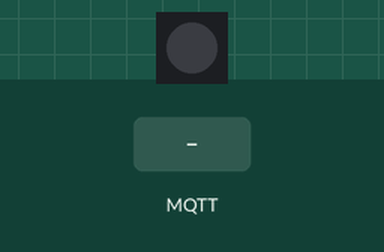
The sketch below on a simulated ESP32. Parts: 1 RGB LEDs in strip order, left to right. The test bench sets the inputs (shaded band). Dim RGB values are drawn brighter than linear; WiFi joins after 1.5 s; servers stay silent unless stated; random numbers use the default seed unless the sketch sets one; no MQTT or app messages arrive unless stated; what the sketch prints to the serial monitor is not drawn.

Above: at 2.7 s.
2.8 s: MQTT message "1" arrives on the first subscribed topic
At 3.4 s:
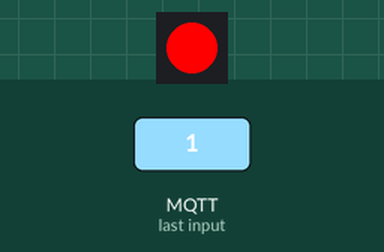
4.3 s: MQTT message "1" arrives on the second subscribed topic
At 5.5 s:
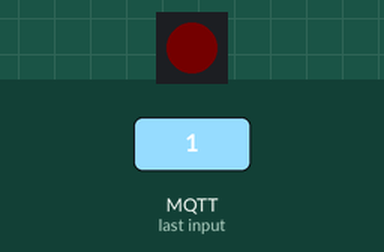
5.8 s: MQTT message "0" arrives on the first subscribed topic
At 6.9 s:
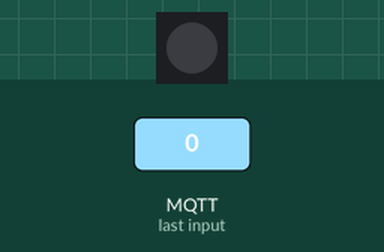
Timing chart, 0 to 8.8 s (numbered marks = the images above; inputs shaded):
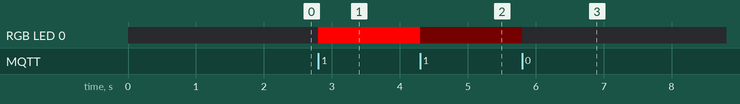

Measured:
- after the input at 2.8 s, RGB LED 0: off → RGB(255, 0, 0) at once
- after the input at 4.3 s, RGB LED 0: RGB(255, 0, 0) → RGB(1, 0, 0) at once
- after the input at 5.8 s, RGB LED 0: RGB(1, 0, 0) → off at once

The sketch:

MQTT.ino
```cpp
#include <WiFi.h>
#include <PubSubClient.h>
#include <WiFiClientSecure.h>
#include <string>
#include <Adafruit_NeoPixel.h>
Adafruit_NeoPixel ledRGB(1, 48, NEO_GRB + NEO_KHZ800);

// WiFi
const char *ssid = "example";          // Название точки доступа
const char *password = "example";   // Пароль

// MQTT Broker
const char *mqtt_broker = "example.ru";
const char *mqtt_username = "example";
const char *mqtt_password = "example";
const int mqtt_port = 1883;

// Инициализация WiFi и MQTT
WiFiClientSecure esp_client;
PubSubClient mqtt_client(esp_client);

// TLS сертификат
const char* ca_cert= \
"-----BEGIN CERTIFICATE-----\n" \
"-----END CERTIFICATE-----\n";

void connectToWiFi();

void connectToMQTT();

void mqttCallback(char *topic, byte *payload, unsigned int length);


void setup() {
    Serial.begin(115200);

    // Работа со светодиодом
    ledRGB.begin();

    // Подключение к WiFi
    connectToWiFi();

    // Применение TLS сертификата
    esp_client.setCACert(ca_cert);

    // Подключение к MQTT
    mqtt_client.setServer(mqtt_broker, mqtt_port);
    mqtt_client.setKeepAlive(60);
    mqtt_client.setCallback(mqttCallback);
    connectToMQTT();
}

void connectToWiFi() {
    WiFi.begin(ssid, password);
    Serial.print("Подключение к WiFi");
    while (WiFi.status() != WL_CONNECTED) {
        delay(500);
        Serial.print(".");
    }
    Serial.println("\nПодключен к WiFi");
}

void connectToMQTT() {
    while (!mqtt_client.connected()) {
        String client_id = "esp32-client-" + String(WiFi.macAddress());
        Serial.printf("Подключение к MQTT как %s...\n", client_id.c_str());
        if (mqtt_client.connect(client_id.c_str(), mqtt_username, mqtt_password)) {
            Serial.println("Подключен к MQTT");

            // Подписка на темы
            mqtt_client.subscribe("light");
            mqtt_client.subscribe("brightness");
            mqtt_client.subscribe("temperature");

        } else {
            Serial.print("Не удалось подключиться к MQTT, rc=");
            Serial.print(mqtt_client.state());
            Serial.println(" Повторная попытка через 5 секунд.");
            delay(5000);
        }
    }
}

String readMessage(byte *payload, unsigned int length) {
  String message;
    for (unsigned int i = 0; i < length; i++) {
        message += (char) payload[i];
    }

  return message;
}

bool isLightOn;

void mqttCallback(char *topic, byte *payload, unsigned int length) {
    Serial.print("Получено сообщение на тему: ");
    Serial.println(topic);

    Serial.print("Сообщение: ");

    String message = readMessage(payload, length);
    Serial.println(message);

    // Включение светодиода
    if(strcmp(topic, "light") == 0) {
      if(message == "0") {
        ledRGB.fill(0x000000);
        ledRGB.show();
        isLightOn = false;
      }

      if(message == "1") {
        ledRGB.fill(0xFF0000);
        ledRGB.show();
        isLightOn = true;
      }
    }

    // Яркость светодиода
    if(strcmp(topic, "brightness") == 0) {
      // Переводим сообщение из строки в число
      int value = message.toInt();

      ledRGB.setBrightness(value);

      if(isLightOn) {
        ledRGB.fill(0xFF0000);
        ledRGB.show();
      }
    }
}

unsigned long timing; // Переменная для хранения точки отсчета
long randNumber; // Случайное число

void loop() {
    if (!mqtt_client.connected()) {
        connectToMQTT();
    }
    mqtt_client.loop();


  // Отправка случайного числа на тему "temperature" для теста графика температуры
  if (millis() - timing > 3000){ // Вместо 10000 подставьте нужное вам значение паузы
    timing = millis();
    randNumber = random(20, 30);

    if (mqtt_client.connected()) {
        // Преобразование числа в строку
        std::string str = std::to_string(randNumber);

        // Отправка
        mqtt_client.publish("temperature", str.c_str());
    }
  }
}
```
